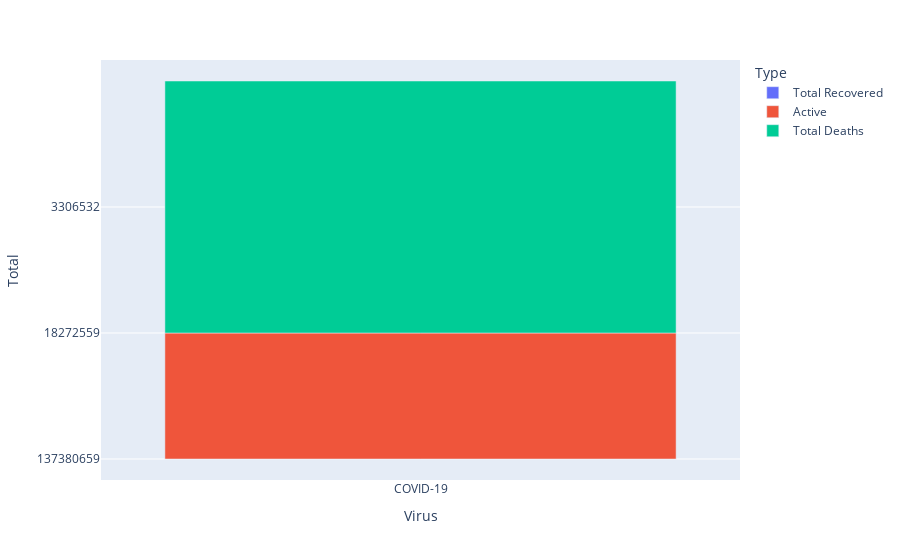

This figure's notebook cell:
### Markdown cell above
# EDA

### Code cell
cases = df[["Total Recovered", "Active", "Total Deaths"]].loc[0]

cases_df = pd.DataFrame(cases).reset_index()
cases_df.columns = ["Type", "Total"]

cases_df["Virus"] = ["COVID-19" for i in range(len(cases_df))]

fig = px.bar(cases_df, x="Virus", y="Total", color ="Type", hover_data=["Total"])

fig.show()

### Figure 1 — Plotly figure (JSON) as saved in the notebook; plotly's stock layout.template omitted (floating-point values rounded to 4 significant figures)
{"data": [{"alignmentgroup": "True", "hovertemplate": "Type=Total Recovered<br>Virus=%{x}<br>Total=%{y}<extra></extra>", "legendgroup": "Total Recovered", "marker": {"color": "#636efa"}, "name": "Total Recovered", "offsetgroup": "Total Recovered", "orientation": "v", "showlegend": true, "textposition": "auto", "type": "bar", "x": ["COVID-19"], "xaxis": "x", "y": ["137380659"], "yaxis": "y"}, {"alignmentgroup": "True", "hovertemplate": "Type=Active<br>Virus=%{x}<br>Total=%{y}<extra></extra>", "legendgroup": "Active", "marker": {"color": "#EF553B"}, "name": "Active", "offsetgroup": "Active", "orientation": "v", "showlegend": true, "textposition": "auto", "type": "bar", "x": ["COVID-19"], "xaxis": "x", "y": ["18272559"], "yaxis": "y"}, {"alignmentgroup": "True", "hovertemplate": "Type=Total Deaths<br>Virus=%{x}<br>Total=%{y}<extra></extra>", "legendgroup": "Total Deaths", "marker": {"color": "#00cc96"}, "name": "Total Deaths", "offsetgroup": "Total Deaths", "orientation": "v", "showlegend": true, "textposition": "auto", "type": "bar", "x": ["COVID-19"], "xaxis": "x", "y": ["3306532"], "yaxis": "y"}], "layout": {"barmode": "relative", "legend": {"title": {"text": "Type"}, "tracegroupgap": 0}, "margin": {"t": 60}, "xaxis": {"anchor": "y", "domain": [0, 1], "title": {"text": "Virus"}}, "yaxis": {"anchor": "x", "domain": [0, 1], "title": {"text": "Total"}}}}
